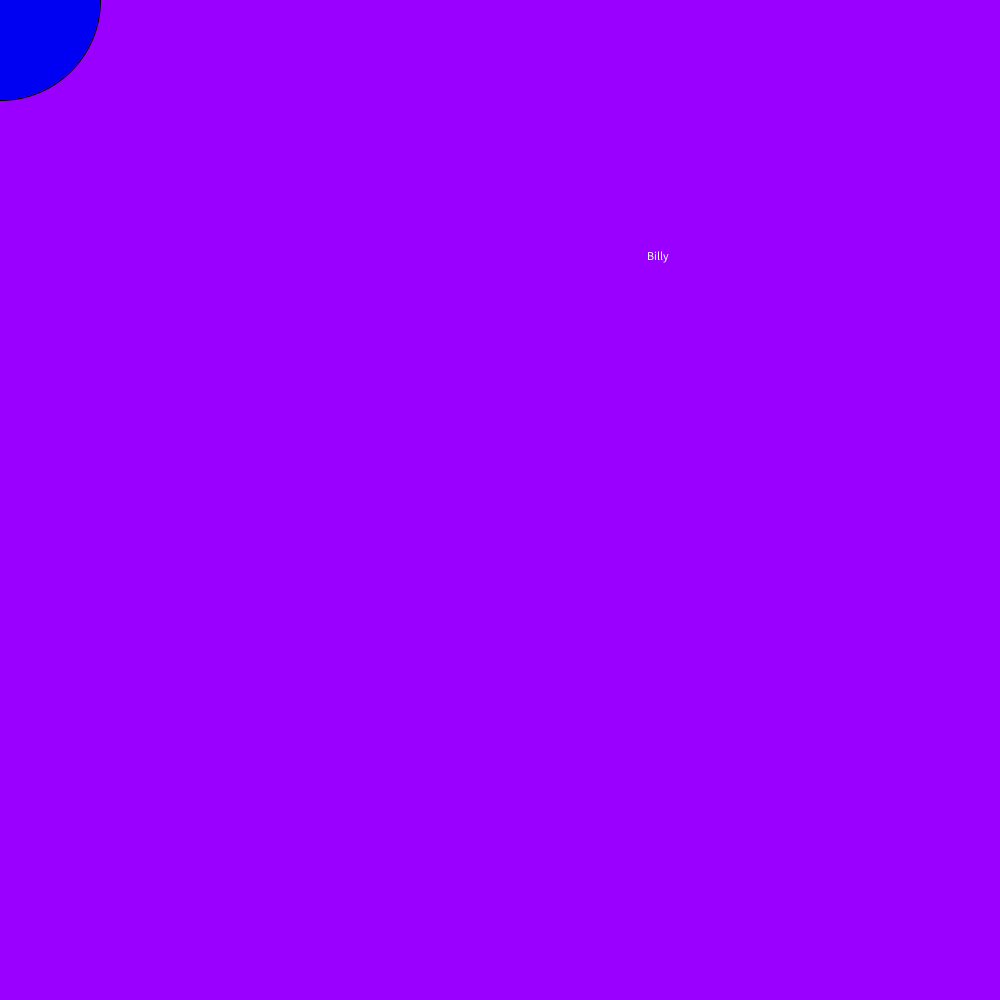
Frame 1 (no input)
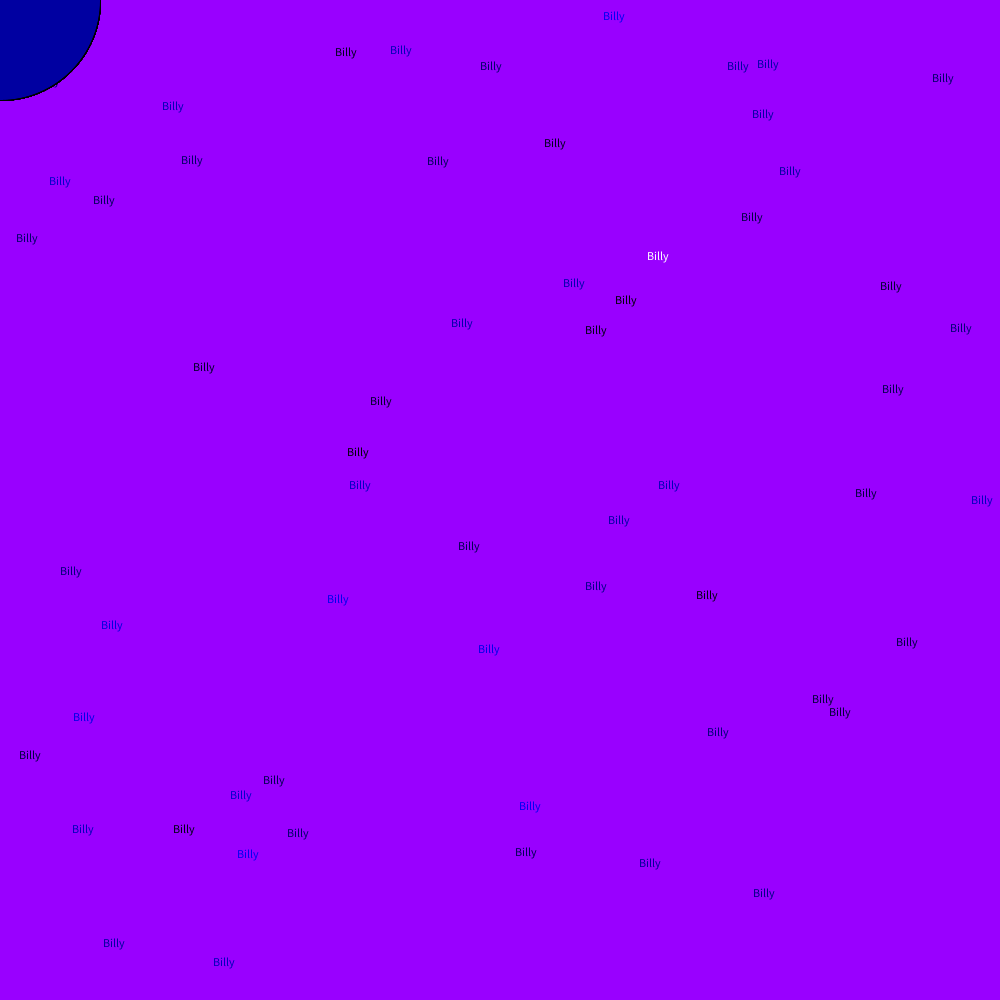
Frame 60 (the mouse pressed at the canvas centre just before this capture)
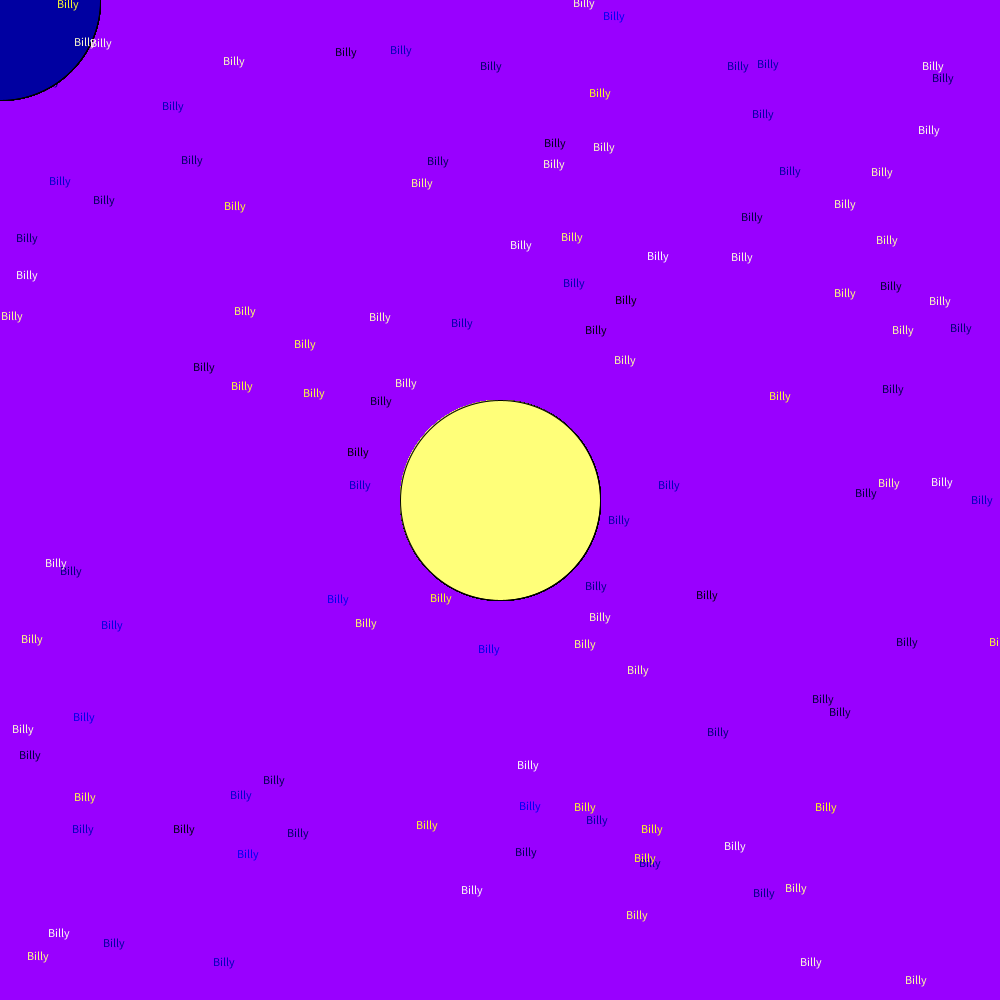
Frame 120 (the mouse held since frame 60 and released just before this capture)

The Processing sketch that drew these frames (run headless with seeded random() and noise(); from frame 60 on, the mouse is pressed at the canvas centre):

// Processing sketch: BillyCircles
// ── BillyCircles.pde
void setup()
{
size(1000,1000);
background(153,0,255);
}
void draw()
{
text("Billy",random(1000),random(1000));
fill(mouseX,mouseY,random(255));
ellipse(mouseX,mouseY,200,200);
}
